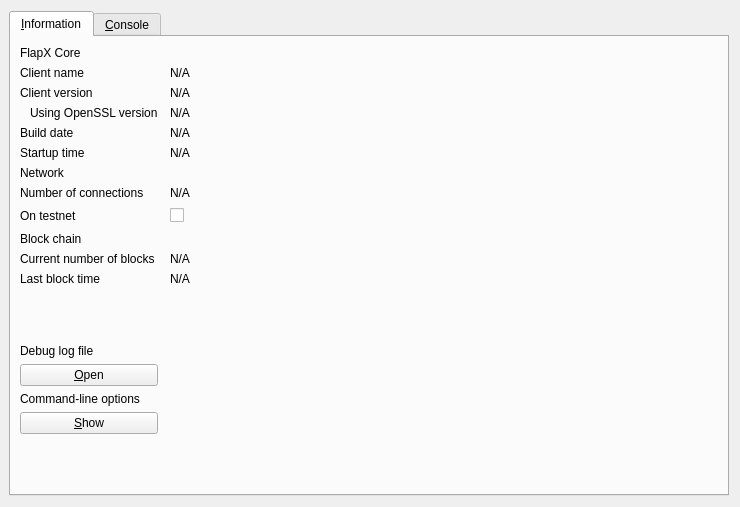
<?xml version="1.0" encoding="UTF-8"?>
<ui version="4.0">
 <class>RPCConsole</class>
 <widget class="QDialog" name="RPCConsole">
  <property name="geometry">
   <rect>
    <x>0</x>
    <y>0</y>
    <width>740</width>
    <height>507</height>
   </rect>
  </property>
  <property name="windowTitle">
   <string>FlapX - Debug window</string>
  </property>
  <layout class="QVBoxLayout" name="verticalLayout_2">
   <property name="leftMargin">
    <number>9</number>
   </property>
   <item>
    <widget class="QTabWidget" name="tabWidget">
     <property name="currentIndex">
      <number>0</number>
     </property>
     <widget class="QWidget" name="tab_info">
      <attribute name="title">
       <string>&amp;Information</string>
      </attribute>
      <layout class="QGridLayout" name="gridLayout" columnstretch="0,0,0">
       <property name="horizontalSpacing">
        <number>12</number>
       </property>
       <item row="9" column="0">
        <widget class="QLabel" name="label_10">
         <property name="text">
          <string>Block chain</string>
         </property>
        </widget>
       </item>
       <item row="5" column="0">
        <widget class="QLabel" name="label_13">
         <property name="text">
          <string>Startup time</string>
         </property>
        </widget>
       </item>
       <item row="5" column="1">
        <widget class="QLabel" name="startupTime">
         <property name="cursor">
          <cursorShape>IBeamCursor</cursorShape>
         </property>
         <property name="text">
          <string>N/A</string>
         </property>
         <property name="textFormat">
          <enum>Qt::PlainText</enum>
         </property>
         <property name="textInteractionFlags">
          <set>Qt::LinksAccessibleByMouse|Qt::TextSelectableByKeyboard|Qt::TextSelectableByMouse</set>
         </property>
        </widget>
       </item>
       <item row="6" column="0">
        <widget class="QLabel" name="label_11">
         <property name="text">
          <string>Network</string>
         </property>
        </widget>
       </item>
       <item row="4" column="1">
        <widget class="QLabel" name="buildDate">
         <property name="cursor">
          <cursorShape>IBeamCursor</cursorShape>
         </property>
         <property name="text">
          <string>N/A</string>
         </property>
         <property name="textFormat">
          <enum>Qt::PlainText</enum>
         </property>
         <property name="textInteractionFlags">
          <set>Qt::LinksAccessibleByMouse|Qt::TextSelectableByKeyboard|Qt::TextSelectableByMouse</set>
         </property>
        </widget>
       </item>
       <item row="3" column="1">
        <widget class="QLabel" name="openSSLVersion">
         <property name="cursor">
          <cursorShape>IBeamCursor</cursorShape>
         </property>
         <property name="text">
          <string>N/A</string>
         </property>
         <property name="textFormat">
          <enum>Qt::PlainText</enum>
         </property>
         <property name="textInteractionFlags">
          <set>Qt::LinksAccessibleByMouse|Qt::TextSelectableByKeyboard|Qt::TextSelectableByMouse</set>
         </property>
        </widget>
       </item>
       <item row="3" column="0">
        <widget class="QLabel" name="label_14">
         <property name="text">
          <string>Using OpenSSL version</string>
         </property>
         <property name="indent">
          <number>10</number>
         </property>
        </widget>
       </item>
       <item row="4" column="0">
        <widget class="QLabel" name="label_12">
         <property name="text">
          <string>Build date</string>
         </property>
        </widget>
       </item>
       <item row="2" column="0">
        <widget class="QLabel" name="label_6">
         <property name="text">
          <string>Client version</string>
         </property>
        </widget>
       </item>
       <item row="7" column="0">
        <widget class="QLabel" name="label_7">
         <property name="text">
          <string>Number of connections</string>
         </property>
        </widget>
       </item>
       <item row="1" column="0">
        <widget class="QLabel" name="label_5">
         <property name="text">
          <string>Client name</string>
         </property>
        </widget>
       </item>
       <item row="1" column="1">
        <widget class="QLabel" name="clientName">
         <property name="cursor">
          <cursorShape>IBeamCursor</cursorShape>
         </property>
         <property name="text">
          <string>N/A</string>
         </property>
         <property name="textFormat">
          <enum>Qt::PlainText</enum>
         </property>
         <property name="textInteractionFlags">
          <set>Qt::LinksAccessibleByMouse|Qt::TextSelectableByKeyboard|Qt::TextSelectableByMouse</set>
         </property>
        </widget>
       </item>
       <item row="0" column="0">
        <widget class="QLabel" name="label_9">
         <property name="text">
          <string>FlapX Core</string>
         </property>
        </widget>
       </item>
       <item row="2" column="1">
        <widget class="QLabel" name="clientVersion">
         <property name="cursor">
          <cursorShape>IBeamCursor</cursorShape>
         </property>
         <property name="text">
          <string>N/A</string>
         </property>
         <property name="textFormat">
          <enum>Qt::PlainText</enum>
         </property>
         <property name="textInteractionFlags">
          <set>Qt::LinksAccessibleByMouse|Qt::TextSelectableByKeyboard|Qt::TextSelectableByMouse</set>
         </property>
        </widget>
       </item>
       <item row="7" column="1">
        <widget class="QLabel" name="numberOfConnections">
         <property name="cursor">
          <cursorShape>IBeamCursor</cursorShape>
         </property>
         <property name="text">
          <string>N/A</string>
         </property>
         <property name="textFormat">
          <enum>Qt::PlainText</enum>
         </property>
         <property name="textInteractionFlags">
          <set>Qt::LinksAccessibleByMouse|Qt::TextSelectableByKeyboard|Qt::TextSelectableByMouse</set>
         </property>
        </widget>
       </item>
       <item row="8" column="0">
        <widget class="QLabel" name="label_8">
         <property name="text">
          <string>On testnet</string>
         </property>
        </widget>
       </item>
       <item row="8" column="1">
        <widget class="QCheckBox" name="isTestNet">
         <property name="enabled">
          <bool>true</bool>
         </property>
         <property name="text">
          <string/>
         </property>
        </widget>
       </item>
       <item row="10" column="0">
        <widget class="QLabel" name="label_3">
         <property name="text">
          <string>Current number of blocks</string>
         </property>
        </widget>
       </item>
       <item row="10" column="1">
        <widget class="QLabel" name="numberOfBlocks">
         <property name="cursor">
          <cursorShape>IBeamCursor</cursorShape>
         </property>
         <property name="text">
          <string>N/A</string>
         </property>
         <property name="textFormat">
          <enum>Qt::PlainText</enum>
         </property>
         <property name="textInteractionFlags">
          <set>Qt::LinksAccessibleByMouse|Qt::TextSelectableByKeyboard|Qt::TextSelectableByMouse</set>
         </property>
        </widget>
       </item>
       <item row="11" column="0">
        <widget class="QLabel" name="label_2">
         <property name="text">
          <string>Last block time</string>
         </property>
        </widget>
       </item>
       <item row="11" column="1">
        <widget class="QLabel" name="lastBlockTime">
         <property name="cursor">
          <cursorShape>IBeamCursor</cursorShape>
         </property>
         <property name="text">
          <string>N/A</string>
         </property>
         <property name="textFormat">
          <enum>Qt::PlainText</enum>
         </property>
         <property name="textInteractionFlags">
          <set>Qt::LinksAccessibleByMouse|Qt::TextSelectableByKeyboard|Qt::TextSelectableByMouse</set>
         </property>
        </widget>
       </item>
       <item row="12" column="0">
        <spacer name="verticalSpacer_2">
         <property name="palette">
          <palette>
           <active>
            <colorrole role="WindowText">
             <brush brushstyle="SolidPattern">
              <color alpha="255">
               <red>255</red>
               <green>170</green>
               <blue>0</blue>
              </color>
             </brush>
            </colorrole>
            <colorrole role="Button">
             <brush brushstyle="SolidPattern">
              <color alpha="255">
               <red>255</red>
               <green>170</green>
               <blue>0</blue>
              </color>
             </brush>
            </colorrole>
            <colorrole role="Text">
             <brush brushstyle="SolidPattern">
              <color alpha="255">
               <red>255</red>
               <green>170</green>
               <blue>0</blue>
              </color>
             </brush>
            </colorrole>
            <colorrole role="ButtonText">
             <brush brushstyle="SolidPattern">
              <color alpha="255">
               <red>255</red>
               <green>170</green>
               <blue>0</blue>
              </color>
             </brush>
            </colorrole>
           </active>
           <inactive>
            <colorrole role="WindowText">
             <brush brushstyle="SolidPattern">
              <color alpha="255">
               <red>255</red>
               <green>170</green>
               <blue>0</blue>
              </color>
             </brush>
            </colorrole>
            <colorrole role="Button">
             <brush brushstyle="SolidPattern">
              <color alpha="255">
               <red>255</red>
               <green>170</green>
               <blue>0</blue>
              </color>
             </brush>
            </colorrole>
            <colorrole role="Text">
             <brush brushstyle="SolidPattern">
              <color alpha="255">
               <red>255</red>
               <green>170</green>
               <blue>0</blue>
              </color>
             </brush>
            </colorrole>
            <colorrole role="ButtonText">
             <brush brushstyle="SolidPattern">
              <color alpha="255">
               <red>255</red>
               <green>170</green>
               <blue>0</blue>
              </color>
             </brush>
            </colorrole>
           </inactive>
           <disabled>
            <colorrole role="WindowText">
             <brush brushstyle="SolidPattern">
              <color alpha="255">
               <red>159</red>
               <green>158</green>
               <blue>158</blue>
              </color>
             </brush>
            </colorrole>
            <colorrole role="Button">
             <brush brushstyle="SolidPattern">
              <color alpha="255">
               <red>255</red>
               <green>170</green>
               <blue>0</blue>
              </color>
             </brush>
            </colorrole>
            <colorrole role="Text">
             <brush brushstyle="SolidPattern">
              <color alpha="255">
               <red>159</red>
               <green>158</green>
               <blue>158</blue>
              </color>
             </brush>
            </colorrole>
            <colorrole role="ButtonText">
             <brush brushstyle="SolidPattern">
              <color alpha="255">
               <red>159</red>
               <green>158</green>
               <blue>158</blue>
              </color>
             </brush>
            </colorrole>
           </disabled>
          </palette>
         </property>
         <property name="orientation">
          <enum>Qt::Vertical</enum>
         </property>
         <property name="sizeHint" stdset="0">
          <size>
           <width>20</width>
           <height>20</height>
          </size>
         </property>
        </spacer>
       </item>
       <item row="13" column="0">
        <widget class="QLabel" name="labelDebugLogfile">
         <property name="text">
          <string>Debug log file</string>
         </property>
        </widget>
       </item>
       <item row="14" column="0">
        <widget class="QPushButton" name="openDebugLogfileButton">
         <property name="toolTip">
          <string>Open the FlapX debug log file from the current data directory. This can take a few seconds for large log files.</string>
         </property>
         <property name="text">
          <string>&amp;Open</string>
         </property>
         <property name="autoDefault">
          <bool>false</bool>
         </property>
        </widget>
       </item>
       <item row="15" column="0">
        <widget class="QLabel" name="labelCLOptions">
         <property name="text">
          <string>Command-line options</string>
         </property>
        </widget>
       </item>
       <item row="16" column="0">
        <widget class="QPushButton" name="showCLOptionsButton">
         <property name="toolTip">
          <string>Show the FlapX-Qt help message to get a list with possible FlapX command-line options.</string>
         </property>
         <property name="text">
          <string>&amp;Show</string>
         </property>
         <property name="autoDefault">
          <bool>false</bool>
         </property>
        </widget>
       </item>
       <item row="17" column="0">
        <spacer name="verticalSpacer">
         <property name="palette">
          <palette>
           <active>
            <colorrole role="WindowText">
             <brush brushstyle="SolidPattern">
              <color alpha="255">
               <red>255</red>
               <green>170</green>
               <blue>0</blue>
              </color>
             </brush>
            </colorrole>
            <colorrole role="Button">
             <brush brushstyle="SolidPattern">
              <color alpha="255">
               <red>255</red>
               <green>170</green>
               <blue>0</blue>
              </color>
             </brush>
            </colorrole>
            <colorrole role="Text">
             <brush brushstyle="SolidPattern">
              <color alpha="255">
               <red>255</red>
               <green>170</green>
               <blue>0</blue>
              </color>
             </brush>
            </colorrole>
            <colorrole role="ButtonText">
             <brush brushstyle="SolidPattern">
              <color alpha="255">
               <red>255</red>
               <green>170</green>
               <blue>0</blue>
              </color>
             </brush>
            </colorrole>
           </active>
           <inactive>
            <colorrole role="WindowText">
             <brush brushstyle="SolidPattern">
              <color alpha="255">
               <red>255</red>
               <green>170</green>
               <blue>0</blue>
              </color>
             </brush>
            </colorrole>
            <colorrole role="Button">
             <brush brushstyle="SolidPattern">
              <color alpha="255">
               <red>255</red>
               <green>170</green>
               <blue>0</blue>
              </color>
             </brush>
            </colorrole>
            <colorrole role="Text">
             <brush brushstyle="SolidPattern">
              <color alpha="255">
               <red>255</red>
               <green>170</green>
               <blue>0</blue>
              </color>
             </brush>
            </colorrole>
            <colorrole role="ButtonText">
             <brush brushstyle="SolidPattern">
              <color alpha="255">
               <red>255</red>
               <green>170</green>
               <blue>0</blue>
              </color>
             </brush>
            </colorrole>
           </inactive>
           <disabled>
            <colorrole role="WindowText">
             <brush brushstyle="SolidPattern">
              <color alpha="255">
               <red>159</red>
               <green>158</green>
               <blue>158</blue>
              </color>
             </brush>
            </colorrole>
            <colorrole role="Button">
             <brush brushstyle="SolidPattern">
              <color alpha="255">
               <red>255</red>
               <green>170</green>
               <blue>0</blue>
              </color>
             </brush>
            </colorrole>
            <colorrole role="Text">
             <brush brushstyle="SolidPattern">
              <color alpha="255">
               <red>159</red>
               <green>158</green>
               <blue>158</blue>
              </color>
             </brush>
            </colorrole>
            <colorrole role="ButtonText">
             <brush brushstyle="SolidPattern">
              <color alpha="255">
               <red>159</red>
               <green>158</green>
               <blue>158</blue>
              </color>
             </brush>
            </colorrole>
           </disabled>
          </palette>
         </property>
         <property name="orientation">
          <enum>Qt::Vertical</enum>
         </property>
         <property name="sizeHint" stdset="0">
          <size>
           <width>20</width>
           <height>40</height>
          </size>
         </property>
        </spacer>
       </item>
       <item row="8" column="2">
        <spacer name="horizontalSpacer_2">
         <property name="orientation">
          <enum>Qt::Horizontal</enum>
         </property>
         <property name="sizeHint" stdset="0">
          <size>
           <width>40</width>
           <height>20</height>
          </size>
         </property>
        </spacer>
       </item>
      </layout>
     </widget>
     <widget class="QWidget" name="tab_console">
      <attribute name="title">
       <string>&amp;Console</string>
      </attribute>
      <layout class="QVBoxLayout" name="verticalLayout_3">
       <property name="spacing">
        <number>3</number>
       </property>
       <item>
        <widget class="QTextEdit" name="messagesWidget">
         <property name="minimumSize">
          <size>
           <width>0</width>
           <height>100</height>
          </size>
         </property>
         <property name="styleSheet">
          <string notr="true"/>
         </property>
         <property name="readOnly">
          <bool>true</bool>
         </property>
         <property name="tabKeyNavigation" stdset="0">
          <bool>false</bool>
         </property>
         <property name="columnCount" stdset="0">
          <number>2</number>
         </property>
        </widget>
       </item>
       <item>
        <layout class="QHBoxLayout" name="horizontalLayout">
         <property name="spacing">
          <number>3</number>
         </property>
         <item>
          <widget class="QLabel" name="label">
           <property name="text">
            <string notr="true">&gt;</string>
           </property>
          </widget>
         </item>
         <item>
          <widget class="QLineEdit" name="lineEdit"/>
         </item>
         <item>
          <widget class="QPushButton" name="clearButton">
           <property name="maximumSize">
            <size>
             <width>24</width>
             <height>24</height>
            </size>
           </property>
           <property name="toolTip">
            <string>Clear console</string>
           </property>
           <property name="styleSheet">
            <string notr="true"/>
           </property>
           <property name="text">
            <string/>
           </property>
           <property name="icon">
            <iconset resource="../bitcoin.qrc">
             <normaloff>:/icons/remove</normaloff>:/icons/remove</iconset>
           </property>
           <property name="shortcut">
            <string notr="true">Ctrl+L</string>
           </property>
           <property name="autoDefault">
            <bool>false</bool>
           </property>
          </widget>
         </item>
        </layout>
       </item>
      </layout>
     </widget>
    </widget>
   </item>
  </layout>
 </widget>
 <resources>
  <include location="../bitcoin.qrc"/>
 </resources>
 <connections/>
</ui>
